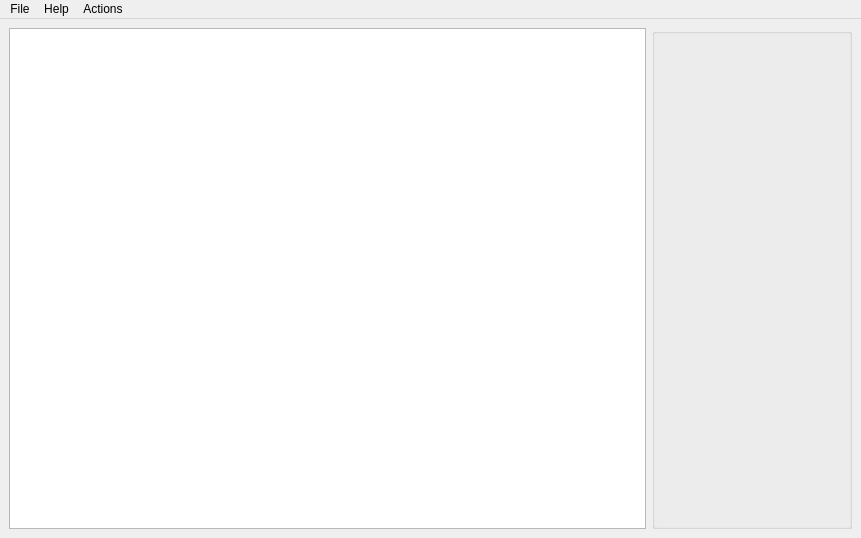
<?xml version="1.0" encoding="UTF-8"?>
<ui version="4.0">
    <class>MainWindow</class>
    <widget class="QMainWindow" name="MainWindow">
        <property name="enabled">
            <bool>true</bool>
        </property>
        <property name="geometry">
            <rect>
                <x>0</x>
                <y>0</y>
                <width>861</width>
                <height>538</height>
            </rect>
        </property>
        <property name="windowTitle">
            <string>MainWindow</string>
        </property>
        <widget class="QWidget" name="centralwidget">
            <property name="autoFillBackground">
                <bool>false</bool>
            </property>
            <layout class="QVBoxLayout" name="verticalLayout">
                <item>
                    <layout class="QHBoxLayout" name="horizontalLayout">
                        <item>
                            <widget class="ResizableGraphicsView" name="graphicsView">
                                <property name="sizePolicy">
                                    <sizepolicy hsizetype="Expanding" vsizetype="Expanding">
                                        <horstretch>4</horstretch>
                                        <verstretch>0</verstretch>
                                    </sizepolicy>
                                </property>
                                <property name="renderHints">
                                    <set>QPainter::Antialiasing|QPainter::TextAntialiasing</set>
                                </property>
                            </widget>
                        </item>
                        <item>
                            <widget class="QGroupBox" name="groupBox">
                                <property name="enabled">
                                    <bool>true</bool>
                                </property>
                                <property name="sizePolicy">
                                    <sizepolicy hsizetype="Expanding" vsizetype="Preferred">
                                        <horstretch>1</horstretch>
                                        <verstretch>0</verstretch>
                                    </sizepolicy>
                                </property>
                                <property name="minimumSize">
                                    <size>
                                        <width>200</width>
                                        <height>0</height>
                                    </size>
                                </property>
                                <property name="title">
                                    <string/>
                                </property>
                            </widget>
                        </item>
                    </layout>
                </item>
            </layout>
        </widget>
        <widget class="QMenuBar" name="menubar">
            <property name="geometry">
                <rect>
                    <x>0</x>
                    <y>0</y>
                    <width>861</width>
                    <height>25</height>
                </rect>
            </property>
            <widget class="QMenu" name="menuFile">
                <property name="title">
                    <string>File</string>
                </property>
                <addaction name="actionLoad"/>
                <addaction name="actionSave"/>
                <addaction name="actionReset"/>
            </widget>
            <widget class="QMenu" name="menuHelp">
                <property name="title">
                    <string>Help</string>
                </property>
            </widget>
            <widget class="QMenu" name="menuControl">
                <property name="title">
                    <string>Actions</string>
                </property>
                <addaction name="actionAdd_robot"/>
                <addaction name="actionAdd_block"/>
                <addaction name="actionTogglePause"/>
            </widget>
            <addaction name="menuFile"/>
            <addaction name="menuHelp"/>
            <addaction name="menuControl"/>
        </widget>
        <action name="actionLoad">
            <property name="text">
                <string>Load</string>
            </property>
        </action>
        <action name="actionSave">
            <property name="text">
                <string>Save</string>
            </property>
        </action>
        <action name="actionHelp">
            <property name="text">
                <string>Help</string>
            </property>
        </action>
        <action name="actionasd">
            <property name="text">
                <string>asd</string>
            </property>
        </action>
        <action name="actionAdd_robot">
            <property name="checkable">
                <bool>false</bool>
            </property>
            <property name="text">
                <string>Add robot</string>
            </property>
        </action>
        <action name="actionAdd_block">
            <property name="text">
                <string>Add block</string>
            </property>
        </action>
        <action name="actionTogglePause">
            <property name="text">
                <string>Play</string>
            </property>
        </action>
        <action name="actionReset">
            <property name="text">
                <string>Reset</string>
            </property>
        </action>
    </widget>
    <customwidgets>
        <customwidget>
            <class>ResizableGraphicsView</class>
            <extends>QGraphicsView</extends>
            <header>../../../src/resizablegraphicsview.h</header>
        </customwidget>
    </customwidgets>
    <resources/>
    <connections/>
</ui>
